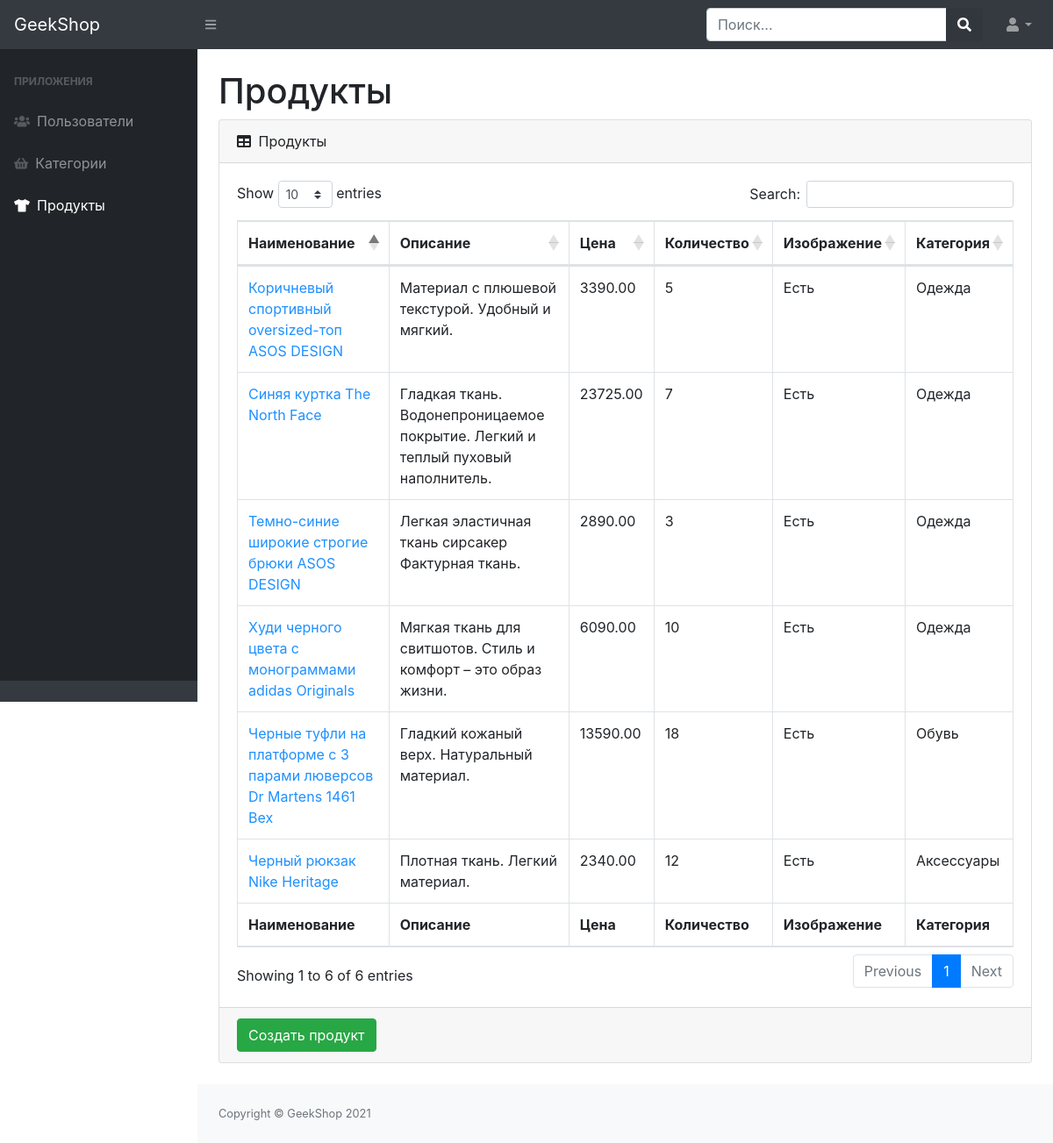
The page /admins/product_show/ (signed in) on the database as committed earlier.
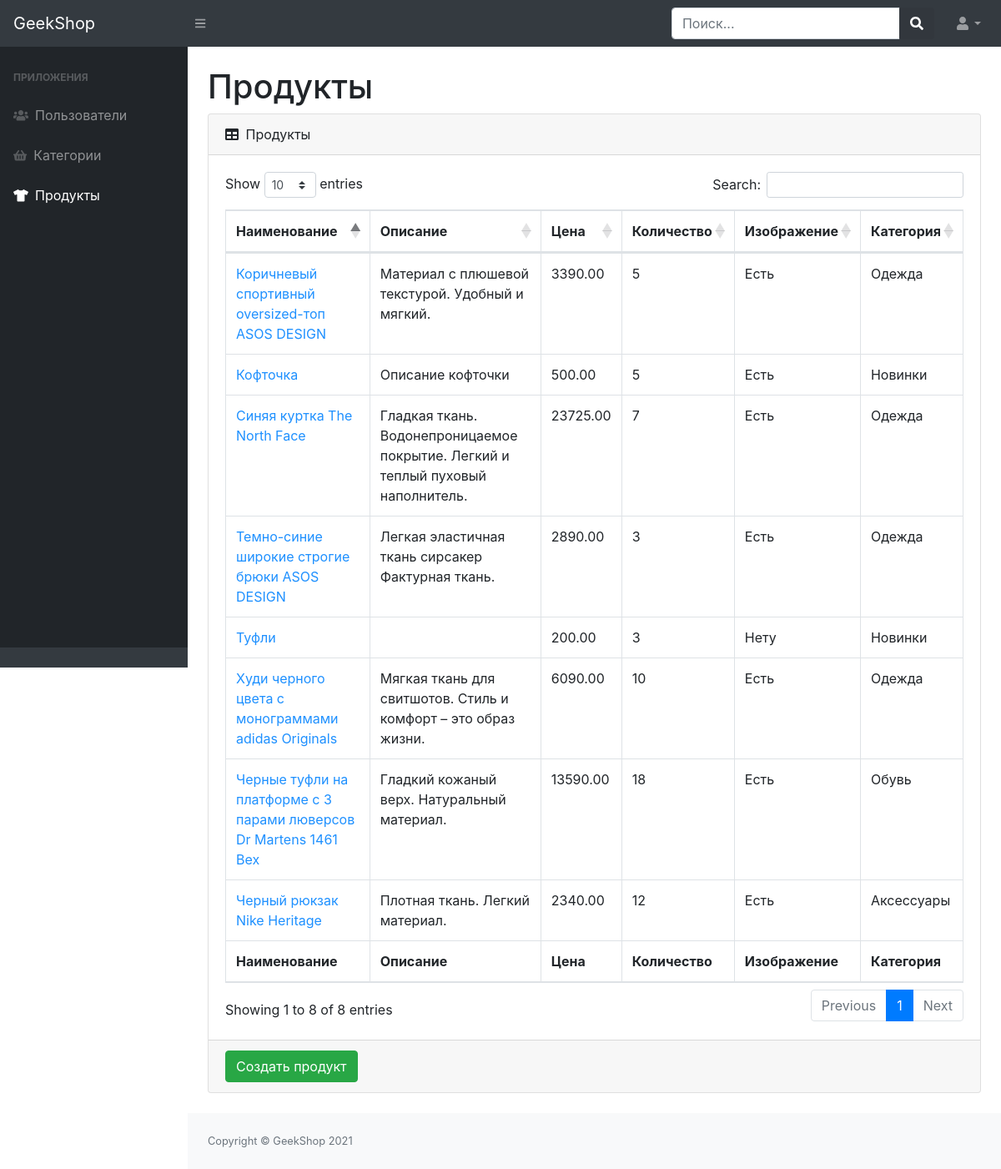
The same page on the database as committed later.
### products/models.py (models this page shows, shortened)
class Product(models.Model):
	name = models.CharField(max_length=65, unique=True)
	image = models.ImageField(upload_to="products_images", blank=True)
	description = models.TextField(blank=True)
	price = models.DecimalField(max_digits=8, decimal_places=2)
	quantity = models.PositiveIntegerField(default=0)
	category = models.ForeignKey(ProductCategory, on_delete=models.CASCADE)

class ProductCategory(models.Model):
	name = models.CharField(max_length=65, unique=True)
	description = models.TextField(blank=True)
	def __str__(self):
		return self.name

### admins/views.py (the view)
# urls.py: path("product_show/", ProductListView.as_view(), name="admin_product_show"),
class ProductListView(ListView):
	model = Product
	context_object_name = "products_data"
	template_name = "admins/admin-products-show.html"
	def get_context_data(self, *, object_list=None, **kwargs):
		context = super(ProductListView, self).get_context_data(**kwargs)
		context["title"] = "Продукты"
		return context
	@method_decorator(user_passes_test(lambda u: u.is_staff))
	def dispatch(self, request, *args, **kwargs):
		return super(ProductListView, self).dispatch(request, *args, **kwargs)

### products/context_processors.py (called while the page is built)
def basket(request):
	basket_list = []
	if request.user.is_authenticated:
		basket_list = Basket.objects.filter(user=request.user)
	return {"baskets": basket_list}

### admins/templates/admins/admin-products-show.html (shortened to what this page needs)
{% extends "admins/base.html" %}
{% load static %}
{% block content %}
<div id="layoutSidenav_content">
    <main>
        <div class="container-fluid">
            <h1 class="mt-4">Продукты</h1>
            <div class="card mb-4">
                <div class="card-header">
                    <i class="fas fa-table mr-1"></i>
                    Продукты
                </div>
                <div class="card-body">
                    <div class="table-responsive">
                        <table class="table table-bordered" id="dataTable" width="100%" cellspacing="0">
                            <thead>
                            <tr>
                                <th>Наименование</th>
                                <th>Описание</th>
                                <th>Цена</th>
                                <th>Количество</th>
                                <th>Изображение</th>
                                <th>Категория</th>
                            </tr>
                            </thead>
                            <tfoot>
                            <tr>
                                <th>Наименование</th>
                                <th>Описание</th>
                                <th>Цена</th>
                                <th>Количество</th>
                                <th>Изображение</th>
                                <th>Категория</th>
                            </tr>
                            </tfoot>
                            <tbody>
                            {% for product in products_data %}
                                <tr>
                                    <td><a href="{% url 'admins:admin_product_update' product.id %}" style="color: dodgerblue">{{ product.name }}</a></td>
                                    <td>{{ product.description }}</td>
                                    <td>{{ product.price }}</td>
                                    <td>{{ product.quantity }}</td>
                                    {% if product.image %}
                                        <td>Есть</td>
                                    {% else %}
                                        <td>Нету</td>
                                    {% endif %}
                                    <td>{{ product.category }}</td>
                                </tr>
                            {% endfor %}
                            </tbody>
                        </table>
                    </div>
                </div>
                <div class="card-footer">
                    <a href="{% url 'admins:admin_product_create' %}">
                        <button class="btn btn-success">Создать продукт</button>
                    </a>
                </div>
            </div>
        </div>
    </main>
    <footer class="py-4 bg-light mt-auto">
        <div class="container-fluid">
            <div class="d-flex align-items-center justify-content-between small">
                <div class="text-muted">Copyright &copy; GeekShop 2021</div>
            </div>
        </div>
    </footer>
</div>
{% endblock %}

Rows that differ between the two databases and show on the page:
added Product: name "Кофточка", description "Описание кофточки", price "500.00", quantity "5", shows "Есть", category "Новинки"
added Product: name "Туфли", price "200.00", quantity "3", image "Нету", category "Новинки"
Other text that changed with them:
text written by a page script: "Show entries Search: Showing 1 to 6 of 6 entries Previous 1 Next" → "Show entries Search: Showing 1 to 8 of 8 entries Previous 1 Next"
